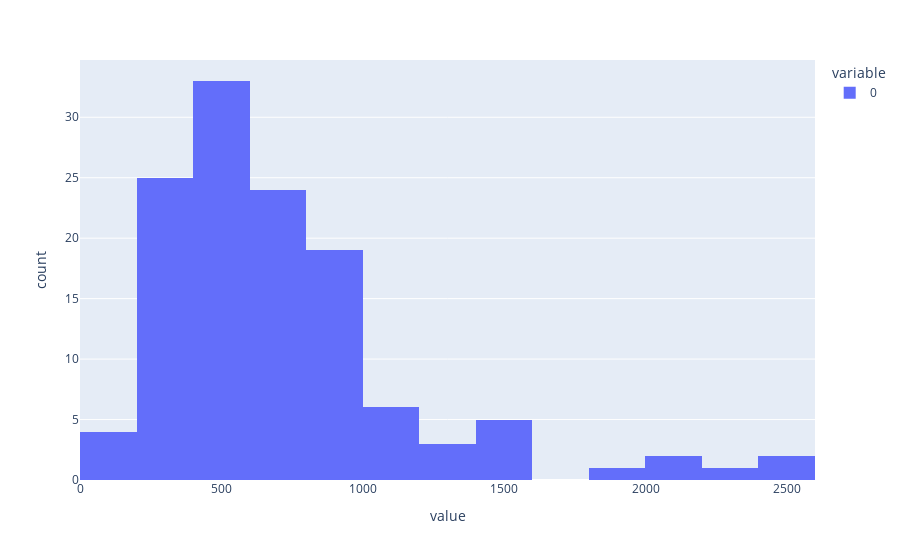

The cell this chart's notebook holds for it:
### Markdown cell above
In order to decide for the padding, we need to see how the distribution of words is. So to do that, we map the encoded sequence in a histogram and then decide for the padding length.

### Code cell
padded_lengths = [len(encoded_seqs_i) for encoded_seqs_i in encoded_seqs]
px.histogram(padded_lengths)

### Figure 1 — Plotly figure (JSON) as saved in the notebook; plotly's stock layout.template omitted (floating-point values rounded to 4 significant figures)
{"data": [{"alignmentgroup": "True", "bingroup": "x", "hovertemplate": "variable=0<br>value=%{x}<br>count=%{y}<extra></extra>", "legendgroup": "0", "marker": {"color": "#636efa", "pattern": {"shape": ""}}, "name": "0", "offsetgroup": "0", "orientation": "v", "showlegend": true, "type": "histogram", "x": [726, 364, 826, 622, 570, 384, 659, 262, 517, 579, 895, 472, 625, 2198, 571, 241, 854, 425, 723, 848, 1342, 1540, 240, 565, 2551, 623, 1097, 425, 159, 478, 361, 212, 190, 77, 434, 600, 989, 417, 565, 722, 405, 662, 963, 1342, 444, 337, 338, 514, 664, 1572, 851, 227, 473, 341, 930, 371, 248, 247, 1486, 1223, 826, 242, 2308, 1874, 674, 846, 611, 484, 708, 207, 610, 1160, 1121, 646, 537, 597, 1128, 439, 950, 504, 427, 1438, 721, 1180, 403, 258, 508, 549, 714, 415, 963, 1555, 243, 457, 320, 824, 338, 865, 801, 910, 218, 695, 746, 425, 883, 747, 2550, 350, 687, 492, 774, 190, 308, 312, 532, 958, 475, 586, 678, 1047, 665, 418, 863, 2191, 313], "xaxis": "x", "yaxis": "y"}], "layout": {"barmode": "relative", "legend": {"title": {"text": "variable"}, "tracegroupgap": 0}, "margin": {"t": 60}, "xaxis": {"anchor": "y", "domain": [0, 1], "title": {"text": "value"}}, "yaxis": {"anchor": "x", "domain": [0, 1], "title": {"text": "count"}}}}
